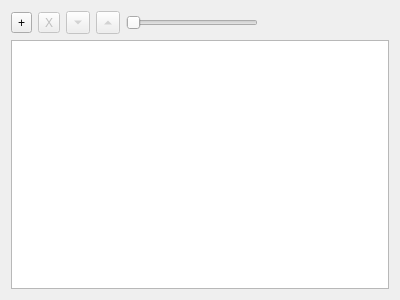
<?xml version="1.0" encoding="UTF-8"?>
<ui version="4.0">
 <class>MapTileSourceConfigurationWidget</class>
 <widget class="QWidget" name="MapTileSourceConfigurationWidget">
  <property name="geometry">
   <rect>
    <x>0</x>
    <y>0</y>
    <width>400</width>
    <height>300</height>
   </rect>
  </property>
  <property name="windowTitle">
   <string>Form</string>
  </property>
  <layout class="QGridLayout" name="gridLayout">
   <item row="0" column="0">
    <layout class="QHBoxLayout" name="horizontalLayout">
     <item>
      <widget class="QToolButton" name="addSourceButton">
       <property name="text">
        <string>+</string>
       </property>
       <property name="icon">
        <iconset resource="resources.qrc">
         <normaloff>:/resources/icons/add.png</normaloff>:/resources/icons/add.png</iconset>
       </property>
       <property name="popupMode">
        <enum>QToolButton::InstantPopup</enum>
       </property>
      </widget>
     </item>
     <item>
      <widget class="QToolButton" name="removeSourceButton">
       <property name="enabled">
        <bool>false</bool>
       </property>
       <property name="text">
        <string>X</string>
       </property>
       <property name="icon">
        <iconset resource="resources.qrc">
         <normaloff>:/resources/icons/delete.png</normaloff>:/resources/icons/delete.png</iconset>
       </property>
      </widget>
     </item>
     <item>
      <widget class="QToolButton" name="moveDownButton">
       <property name="enabled">
        <bool>false</bool>
       </property>
       <property name="text">
        <string>D</string>
       </property>
       <property name="arrowType">
        <enum>Qt::DownArrow</enum>
       </property>
      </widget>
     </item>
     <item>
      <widget class="QToolButton" name="moveUpButton">
       <property name="enabled">
        <bool>false</bool>
       </property>
       <property name="text">
        <string>U</string>
       </property>
       <property name="arrowType">
        <enum>Qt::UpArrow</enum>
       </property>
      </widget>
     </item>
     <item>
      <widget class="QSlider" name="opacitySlider">
       <property name="enabled">
        <bool>false</bool>
       </property>
       <property name="maximum">
        <number>100</number>
       </property>
       <property name="tracking">
        <bool>false</bool>
       </property>
       <property name="orientation">
        <enum>Qt::Horizontal</enum>
       </property>
      </widget>
     </item>
     <item>
      <spacer name="horizontalSpacer">
       <property name="orientation">
        <enum>Qt::Horizontal</enum>
       </property>
       <property name="sizeHint" stdset="0">
        <size>
         <width>40</width>
         <height>20</height>
        </size>
       </property>
      </spacer>
     </item>
    </layout>
   </item>
   <item row="1" column="0">
    <widget class="QListView" name="listView">
     <property name="focusPolicy">
      <enum>Qt::ClickFocus</enum>
     </property>
     <property name="editTriggers">
      <set>QAbstractItemView::NoEditTriggers</set>
     </property>
     <property name="dragDropMode">
      <enum>QAbstractItemView::InternalMove</enum>
     </property>
     <property name="uniformItemSizes">
      <bool>true</bool>
     </property>
    </widget>
   </item>
  </layout>
 </widget>
 <resources>
  <include location="resources.qrc"/>
 </resources>
 <connections/>
</ui>
